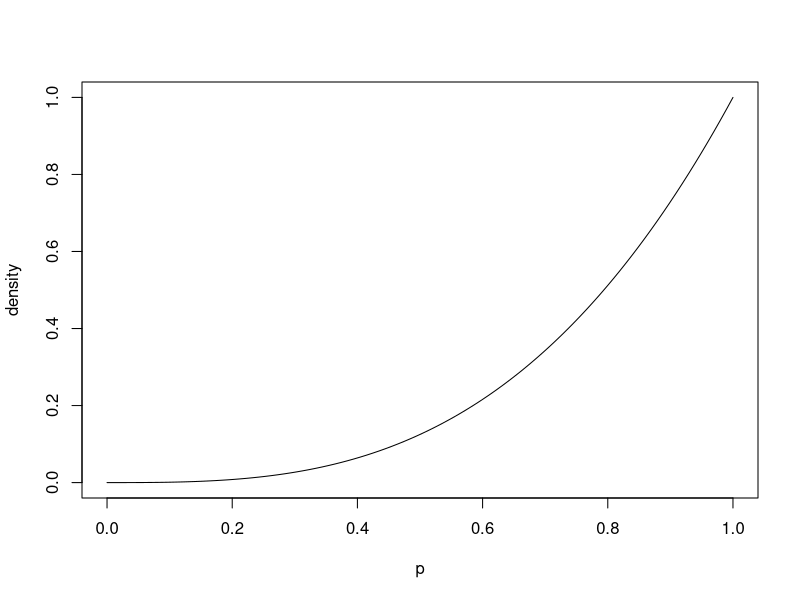
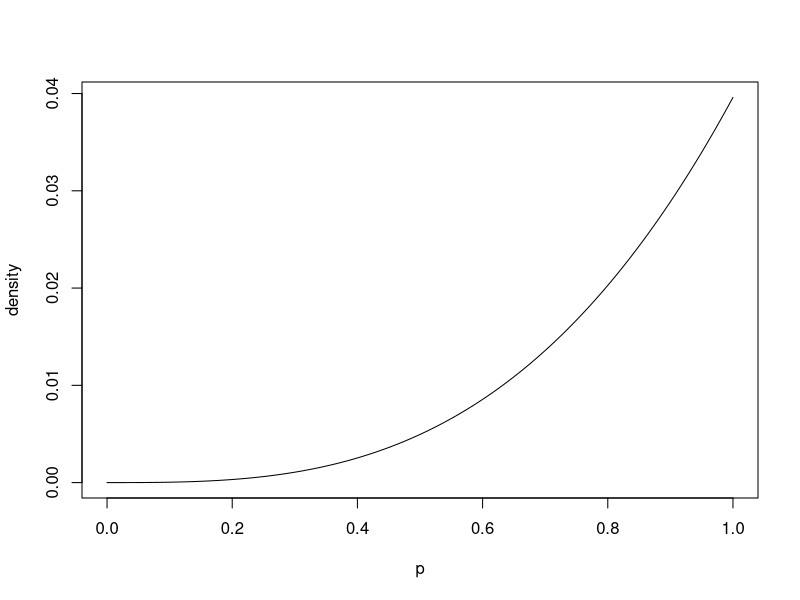
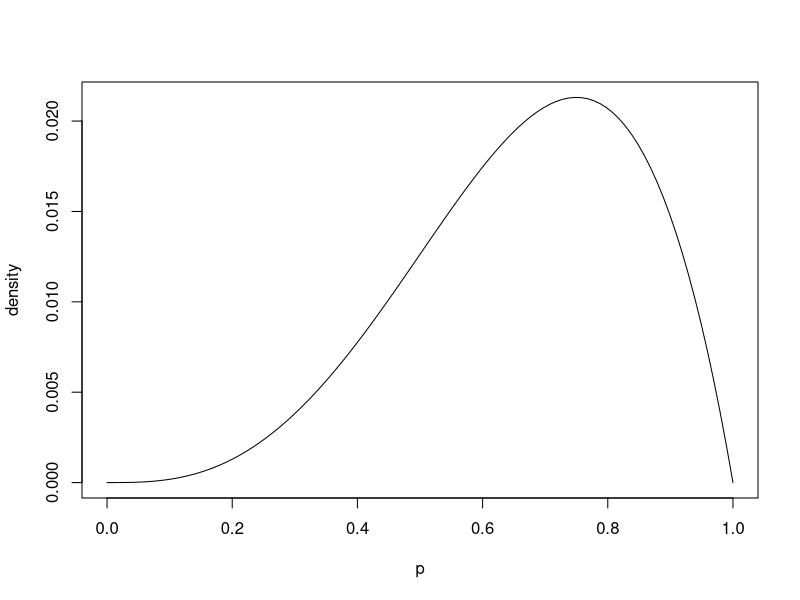
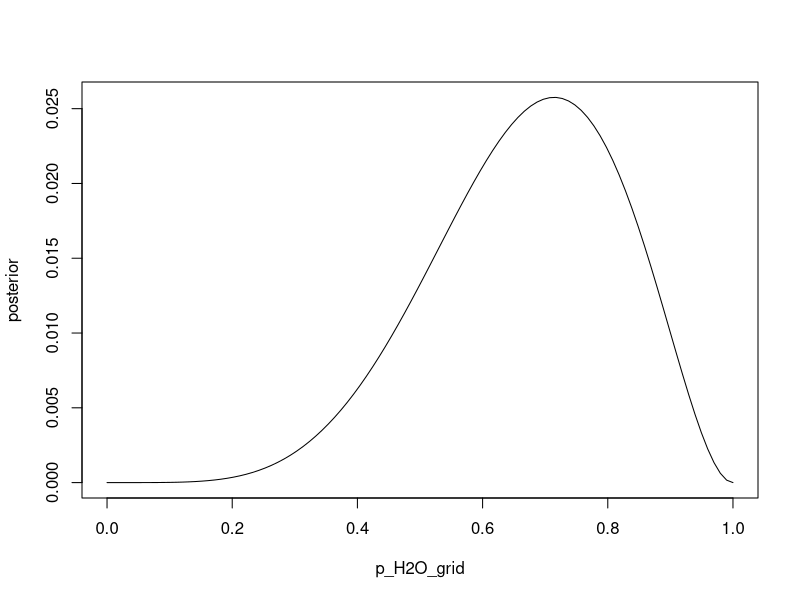
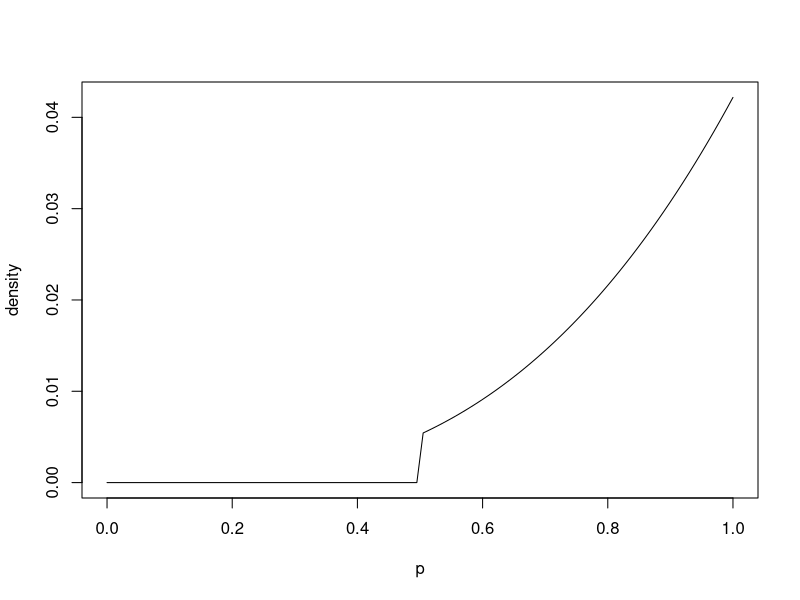
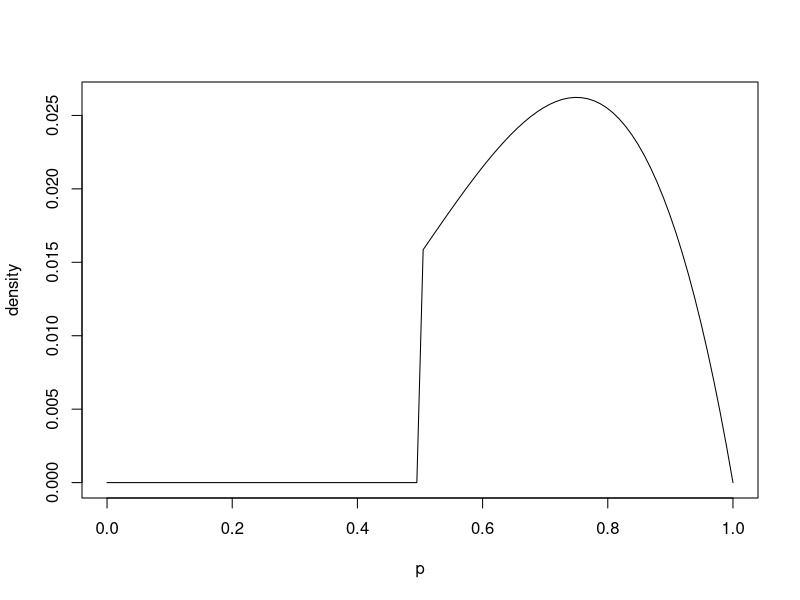
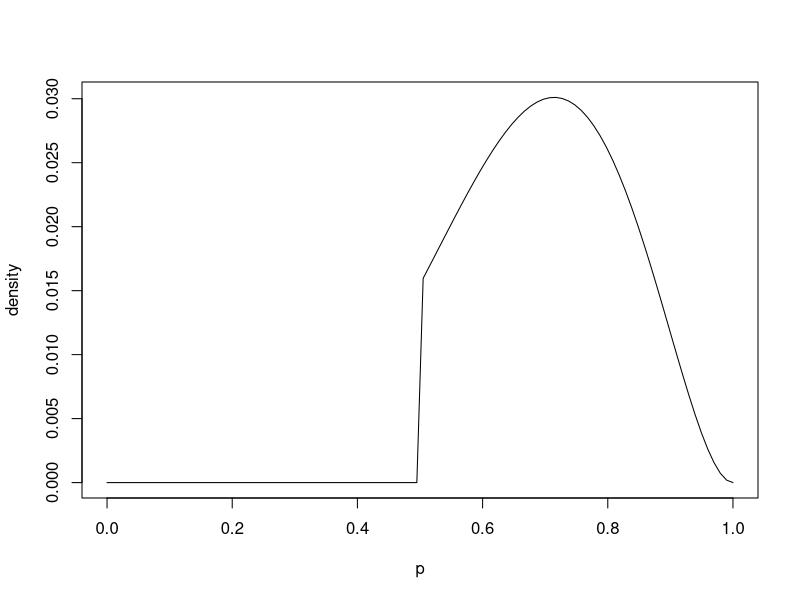

Write R code to recreate these figures, in order.
## ---- chunk 1
knitr::opts_chunk$set(echo = TRUE)
## ---- chunk 2
library(magrittr)
library(knitr)
library(kableExtra)
teams = c(
  "crazy rich bayesians",
"Laplace's demons",
"(Probably) Aspiring Golem Engineers",
"Bayesic Butchers",
"The Golem's Posterior",
"EMM",
"The Statistics Owls",
"Paranormal Distribution",
"Cheerful Confounders",
"average joe's",
"The No Priors",
"R&E*",
"The Marbles*",
"the outliers*",
"We Stan*"
)

data.frame(Teams = teams) %>% 
  kable %>% 
  kable_styling(full_width = F)
## ---- chunk 3
# parameter values at which we calculate the posterior probability
p_H2O_grid = seq(from=0 , to=1, length.out=100)
# likelihood of 3 water in 3 tosses
N_tosses = 3
N_water = 3
likelihood = dbinom(N_water , size=N_tosses, prob=p_H2O_grid)
# uniform prior
prior = rep(1,100) 
posterior = likelihood * prior
sum(posterior)
plot(p_H2O_grid, posterior , type="l" , ylab = "density", xlab = "p")
# standardize 
posterior = posterior / sum(posterior)
sum(posterior)
## ---- chunk 4
plot(p_H2O_grid, posterior , type="l", ylab = "density", xlab = "p" )
# this also works
# plot( posterior ~ p_H2O_grid , type="l" )
# personally, I prefer the plot(x_values, y_values) syntax
## ---- chunk 5
likelihood = dbinom( 3 , size=4 , prob=p_H2O_grid )
posterior = likelihood * prior
posterior = posterior / sum(posterior)
plot(p_H2O_grid, posterior , type="l" , ylab = "density", xlab = "p")
## ---- chunk 6
likelihood = dbinom( 5 , size=7 , prob=p_H2O_grid )
posterior = likelihood * prior
posterior = posterior / sum(posterior)
plot(p_H2O_grid, posterior , type="l" )
## ---- chunk 7
prior[p_H2O_grid < .5] = 0

posterior = dbinom( 3 , size=3 , prob=p_H2O_grid ) * prior
posterior = posterior / sum(posterior)
plot(p_H2O_grid, posterior , type="l" , ylab = "density", xlab = "p")

posterior = dbinom( 3 , size=4 , prob=p_H2O_grid ) * prior
posterior = posterior / sum(posterior)
plot(p_H2O_grid, posterior , type="l" , ylab = "density", xlab = "p")

posterior = dbinom( 5 , size=7 , prob=p_H2O_grid ) * prior
posterior = posterior / sum(posterior)
plot(p_H2O_grid, posterior , type="l", ylab = "density", xlab = "p" )

## ---- chunk 8
.3 * .5 / .65
## ---- chunk 9
library(dplyr)  # for data manipulation
library(magrittr) # for pipes
library(knitr) # to show tables in Markdown
library(kableExtra) # for prettier tables
counts = 
  data.frame(
    Up =   c("B","B","B","W","W","w"),
    Down = c("B","B","W","B","W","W"))

kable(counts) %>% 
  kable_styling(full_width = F)
## ---- chunk 10
counts %>% 
  filter(Up == "B") %>% 
  pull(Down) %>% 
  table() %>% 
  prop.table()
## ---- chunk 11
library(data.table)
data.table(
  Up =   c("B","B","B","W","W","w"),
  Down = c("B","B","W","B","W","W"))  %>%
  .[Up == "B"] %>% # dplyr: filter(Up == "B")
  .[, Down] %>%    # dplyr: pull(Down) %>% 
  table() %>% 
  prop.table()
## ---- chunk 12
library(data.table)
data.table(
  Up =   c("B","B","B","B","B","W","W","w"),
  Down = c("B","B","B","B","W","B","W","W"))  %>%
  .[Up == "B"] %>% 
  .[, Down] %>% 
  table()  %>% 
  prop.table()
## ---- chunk 13
library(data.table)
data.table(
  Up =   c(rep(c("B","B"),1),
           rep(c("B","W"),2),
           rep(c("W","w"),3)),
  Down = c(rep(c("B","B"),1),
           rep(c("W","B"),2),
           rep(c("W","w"),3)))  %>%
  .[Up == "B"] %>% 
  .[, Down] %>% 
  table() %>% 
  prop.table()
## ---- chunk 14
BB_ways = 
  expand.grid(Black_up = c("BB","BB"),
              White_up = c("WB","WW","WW"))

BW_ways = 
  expand.grid(Black_up = c("BW"),
              White_up = c("WW","WW"))

all_ways = 
  rbind(
    BB_ways,
    BW_ways
  ) 

kable(all_ways) %>% 
  kable_styling(full_width = F)
  
## ---- chunk 15
all_ways %>% 
  data.frame() %>% 
  rowwise() %>% 
  mutate(face_down = substr(Black_up,2,2)) %>% 
  pull(face_down) %>% 
  table() %>% 
  prop.table()
